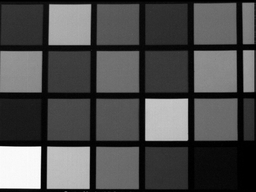
#> input picture test1.bmp, 256 x 192 px, shrunk from 640 x 480 before the run
$ python task2.py
#> lines starting #> are read from the running program, lines starting #| are printed output that depends on the picture
import cv2
import numpy as np
correction_matrix = np.array([[1.18, -0.05, -0.13],
                             [-0.24, 1.29, -0.05],
                             [-0.18, -0.44, 1.62]])
print(correction_matrix)
img = cv2.imread('test1.bmp')
#> img is the input picture: shape (192, 256, 3); min 0, max 255, mean 77.9
bilinear_img = cv2.resize(img, None, fx=10, fy=10, interpolation=cv2.INTER_LINEAR)
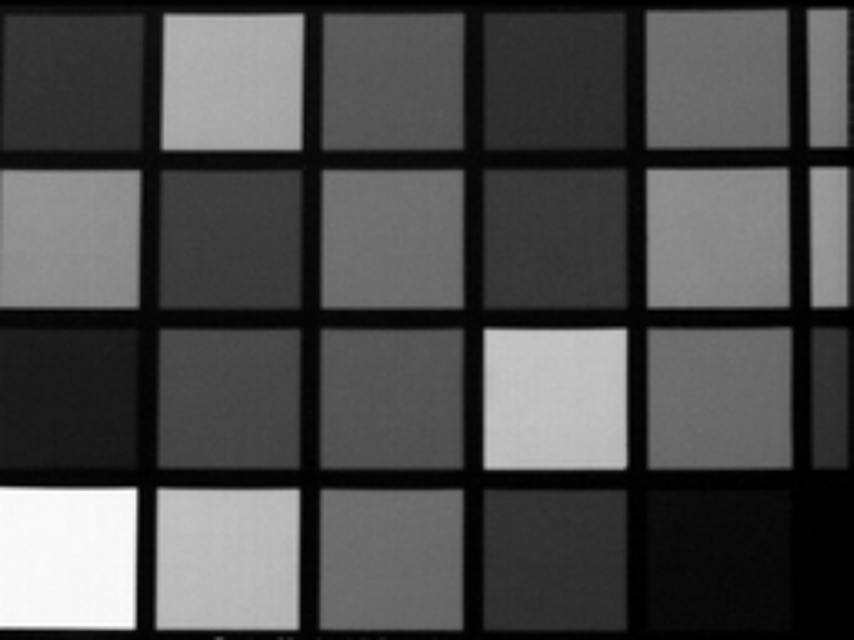
#> bilinear_img: shape (1920, 2560, 3) (shown at 1/3 size); min 0, max 255, mean 77.8
print(bilinear_img.shape)
#| (1920, 2560, 3)
slow_result = np.zeros_like(bilinear_img)
count = 0
for i in range(bilinear_img.shape[0]):
    for j in range(bilinear_img.shape[1]):
        count += 1
        print(count)
        # print(img[i, j, :])
#> (the run stopped early here; a loop or call above may not have finished)
